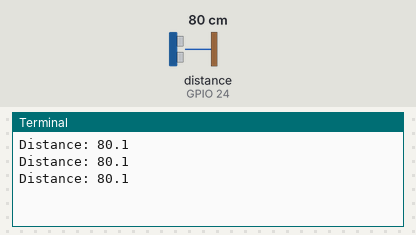
The program below on a simulated Raspberry Pi (BCM pin numbers). Shown: the last lines printed to the terminal. Inputs (shaded band) come from the test bench; at power-on: distance to the obstacle (sensor on GPIO 24) 80 cm. The echo pulse lasts 58.3 µs per cm; the clock reads 2024-03-15 10:24:30 at power-on unless the program sets it.

Above: at 1.2 s.
1.3 s: distance to the obstacle (sensor on GPIO 24) set to 2 cm
At 1.9 s:
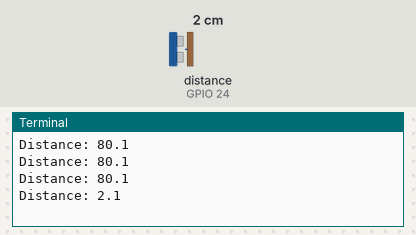
2.8 s: distance to the obstacle (sensor on GPIO 24) set to 4 cm
At 3.4 s:
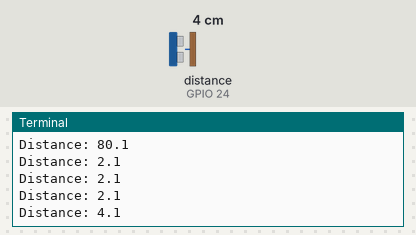
Timing chart, 0 to 5.8 s (numbered marks = the images above; inputs shaded):
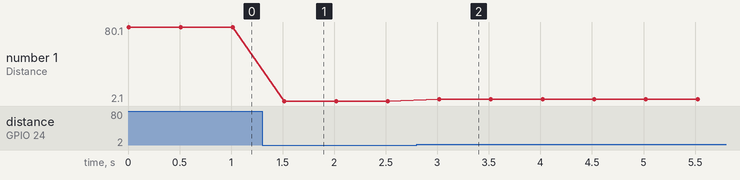

Measured:
- after the input at 1.3 s, the terminal: prints a new line after 0.22 s (image 1)
- after the input at 2.8 s, the terminal: prints a new line after 0.22 s (image 2)
- plotted number 1: 80.1 → 2.1 after the input at 1.3 s, 2.1 → 4.1 after the input at 2.8 s

The program:

Ultrasonido.py
```python
import RPi.GPIO as GPIO
import time

# GPIO Mode (Board / BCM)
GPIO.setmode(GPIO.BCM)

# DEFINE PINS
TRIG = 23
ECHO = 24

# SETUP PINS
GPIO.setup(TRIG, GPIO.OUT)
GPIO.setup(ECHO, GPIO.IN)


def Distance():

        #GPIO.output(TRIG, False)
        #print("Waitin For sensor to settle")
        #time.sleep(2)

        # Set trig to True
        GPIO.output(TRIG, True)

        # Set trig after 0.01ms to LOW
        time.sleep(0.00001)
        GPIO.output(TRIG, False)

        while GPIO.input(ECHO) == 0:
                pulse_start = time.time()
        while GPIO.input(ECHO) == 1:
                pulse_end = time.time()

        pulse_duration = pulse_end - pulse_start
        distance = pulse_duration * 17150
        distance = round(distance, 2)
        return distance

if __name__ == '__main__':
        try:
                while True:
                        dist = Distance()
                        print("Distance: %0.1f" % dist)
                        time.sleep(0.5)
        except KeyboardInterrupt:
                print("Stopped by user")
                GPIO.cleanup()
```
